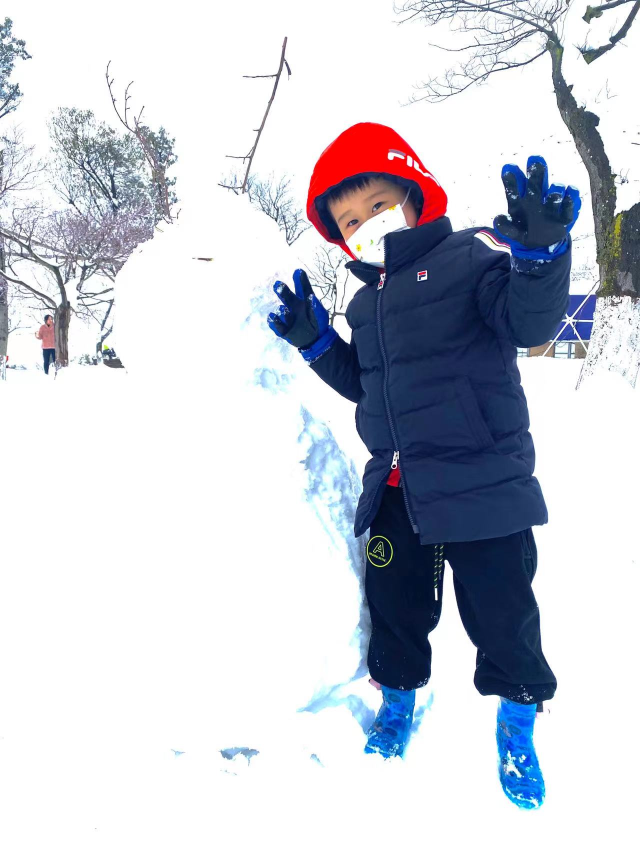
#> input picture work01/task2/yuanbao.jpg, 1280 x 1706 px, found by its file name (shown at 1/2 size)
$ jupyter execute --allow-errors Code.ipynb
#> lines starting #> are read from the running program, lines starting #| are printed output that depends on the picture
# Task1：图像读写
- 要求：

   （1）使用cv2库读取图像然后保存为灰度图像；

[cell 1]
import cv2
import numpy

[cell 2]
#读取图片
img=cv2.imread("C:\\Users\\LDH\\Desktop\\Test_1\\task1\\IMAGE.jpg")
cv2.imshow("IMAGE",img)

#> (a cell that did not finish here is left out)

[cell 4]
k = cv2.waitKey(0)
#> (key Esc is pressed here)
if k == 27:         # 按下esc时，退出
    cv2.destroyAllWindows()
elif k == ord('s'): # 按下s键时保存并退出
    cv2.imwrite('C:\\Users\\LDH\\Desktop\\Test_1\\Report\\image\\imgGray.jpg', imgGray)
    cv2.destroyAllWindows()

   （2）使用imageio库读取图像，然后保存为png和tiff格式；

[cell 5]
import numpy as np
from imageio.v2 import imread,imsave

#> (a cell that did not finish here is left out)

#> (a cell that did not finish here is left out)

   （3）使用PIL库读取图像转化为numpy数组格式，然后再转化回PIL格式，缩小为200x200大小后保存为bmp格式

[cell 8]
import numpy as np
from PIL import Image
import math

#> (a cell that did not finish here is left out)

[cell 10]
#numpy.array转PIL.Image
from PIL import Image
#> (the rest of this cell did not finish here and is left out)

# Task2：图像可视化

- 要求：

    编写python代码利用matplotlib库可视化图像以及对应的RGB三通道

[cell 11]
import matplotlib.image as image
import matplotlib.pyplot as plt

[cell 12]
# 1.利用matplotlib库可视化图像以及对应的RGB三通道
img = image.imread("C:\\Users\\LDH\\Desktop\\Test_1\\task2\\yuanbao.jpg")
#> img is the input picture: shape (1706, 1280, 3); mean R, G, B 201.4, 204.3, 213.2

print('img_shape',img.shape)     #读取数据的形状
#| img_shape (1706, 1280, 3)
print('img_size',img.size)       #读取数据的大小
#| img_size 6551040
print('img_dtype',img.dtype)     #读取数据的编码格式
#| img_dtype uint8
print('img',img)                 #打印img数据
#> (printed output is left out)
print('img_type',type(img))      #读取img的数据类型
#| img_type <class 'numpy.ndarray'>

r, g, b = cv2.split(img)    #通道分离
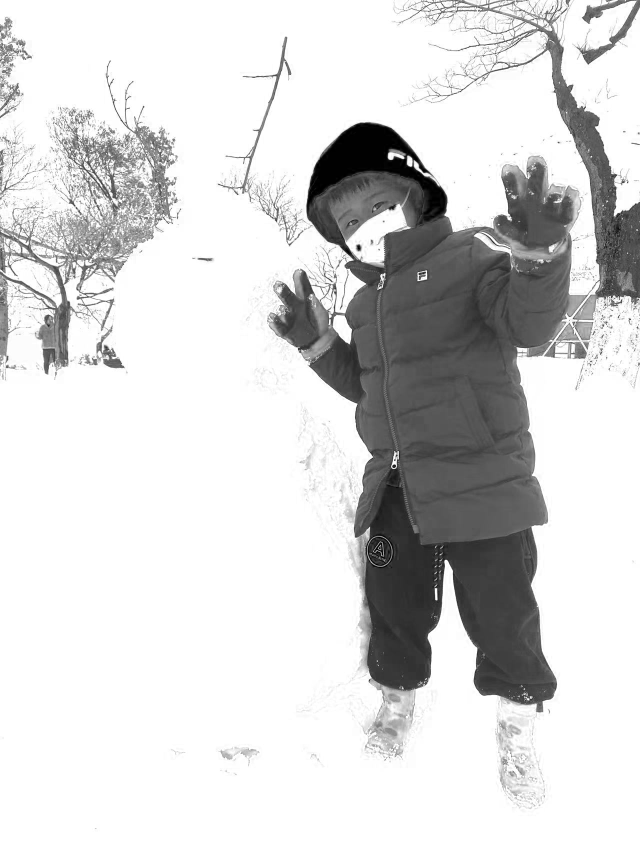
#> b: shape (1706, 1280) (shown at 1/2 size); min 0, max 255, mean 213.2
# print(img.shape[:2])
zeros = np.zeros(img.shape[:2],dtype='uint8')
merge_r = cv2.merge([r,zeros,zeros])
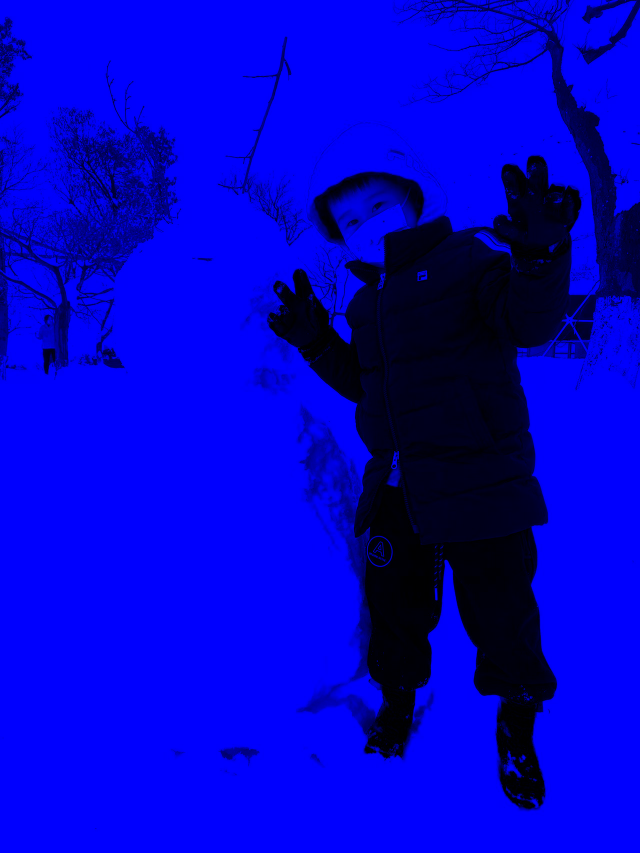
#> merge_r: shape (1706, 1280, 3) (shown at 1/2 size); mean of channels 0, 1, 2 201.4, 0, 0; drawn as B, G, R
merge_g = cv2.merge([zeros,g,zeros])
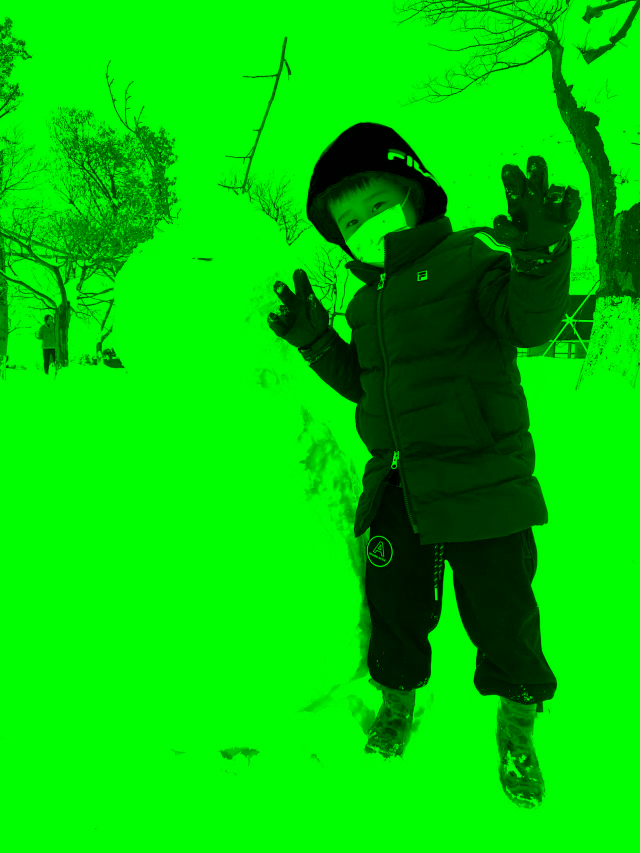
#> merge_g: shape (1706, 1280, 3) (shown at 1/2 size); mean of channels 0, 1, 2 0, 204.3, 0; drawn as B, G, R
merge_b = cv2.merge([zeros,zeros,b])
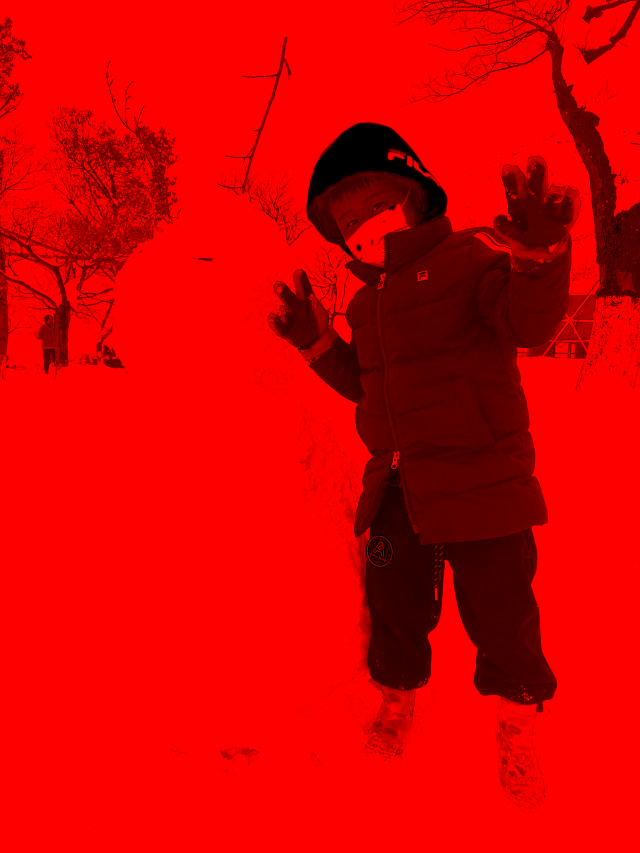
#> merge_b: shape (1706, 1280, 3) (shown at 1/2 size); mean of channels 0, 1, 2 0, 0, 213.2; drawn as B, G, R

plt.subplot(234);plt.imshow(merge_r)
plt.subplot(235);plt.imshow(merge_g)
plt.subplot(236);plt.imshow(merge_b)
plt.show()
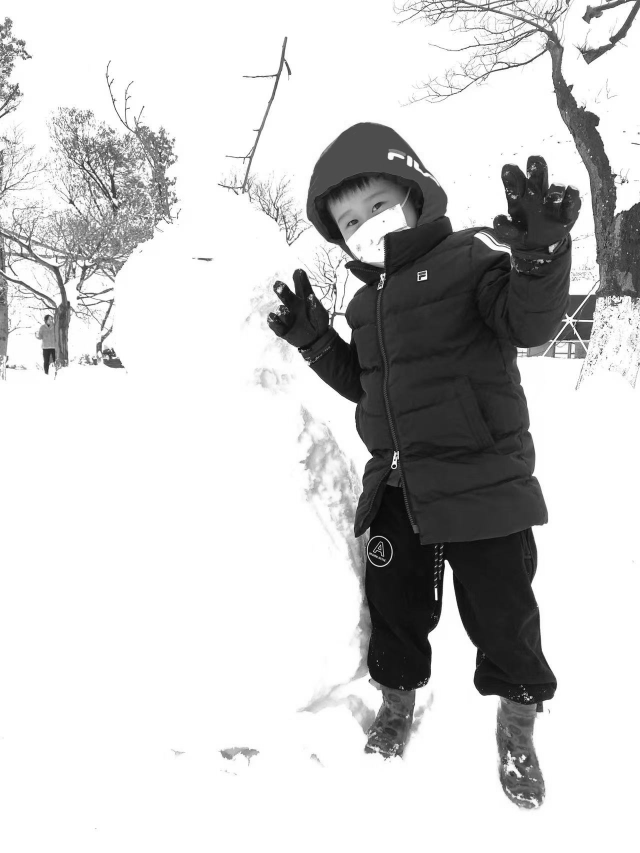
#> input picture work01/task3_operations/yuanbao.png, 1280 x 1706 px, found by its file name (shown at 1/2 size)
#> further down, img_original is the input picture: shape (1706, 1280) float32; min 0, max 1, mean 0.802

plt.imshow(img)
plt.show()

#  Task3：图像基本操作

- 要求：

    （1）在图像上加上随机高斯噪声（加法操作），并可视化。

[cell 13]
import numpy as np
import matplotlib.image as image
import matplotlib.pyplot as plt

[cell 14]
def gaussian_noise(img, mean=0.1, sigma=0.1):
    """
    添加高斯噪声
    :param img:原图
    :param mean:均值
    :param sigma:标准差 值越大，噪声越多
    :return:噪声处理后的图片
    """
#> called with mean = 0.1, sigma = 0.1
    img = np.asarray(img / 255, dtype=np.float32)  # 图片灰度标准化
#> img: shape (1706, 1280) float32
    noise = np.random.normal(mean, sigma, img.shape).astype(dtype=np.float32)  # 产生高斯噪声
    output = img + noise  # 将噪声和图片叠加
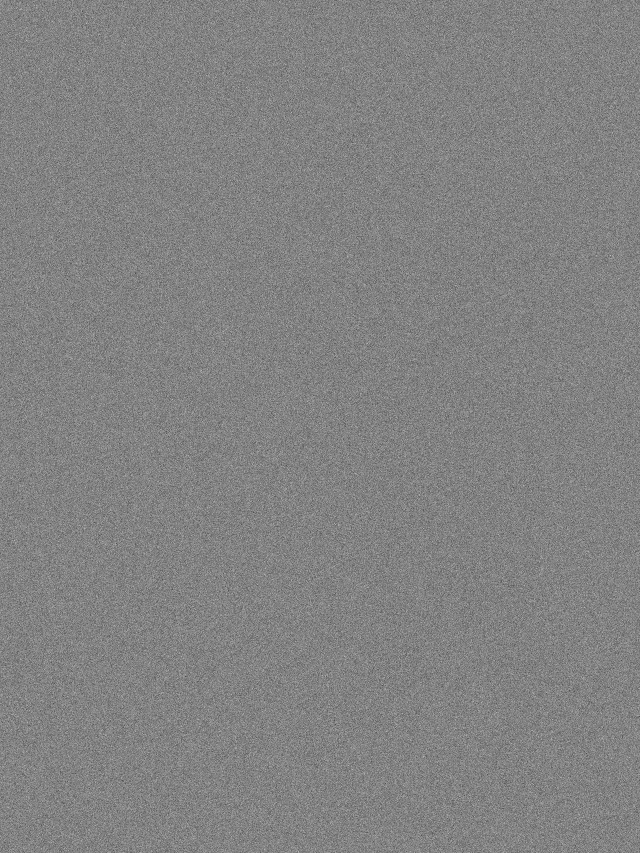
#> output: shape (1706, 1280) float32 (shown at 1/2 size); min -0.399, max 0.584, mean 0.103; drawn with min black and max white
    output = np.clip(output, 0, 1)
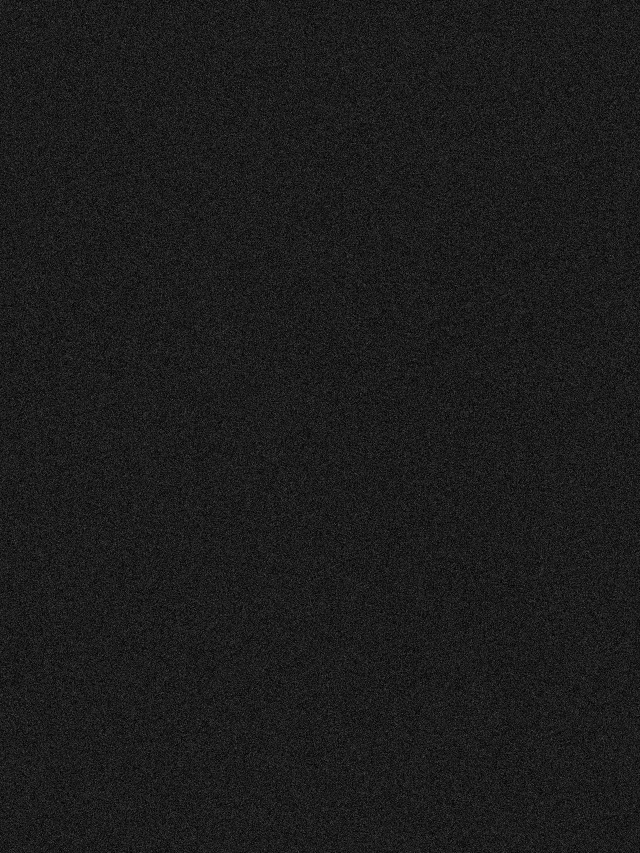
#> output: shape (1706, 1280) float32 (shown at 1/2 size); min 0, max 0.584, mean 0.111
    output = np.uint8(output * 255)
    return output

[cell 15]
img_original = image.imread("C:\\Users\\LDH\\Desktop\\Test_1\\task3_operations\\yuanbao.png")
img_gaussian = gaussian_noise(img_original)

# 可视化
plt.subplot(1, 2, 1)
plt.imshow(img_original)
plt.axis('off')
plt.subplot(1, 2, 2)
plt.imshow(img_gaussian)
plt.axis('off')

   （2）计算两张图像的差图（减法操作），并可视化

[cell 16]
img_diff = abs(img_original - img_gaussian)
plt.imshow(img_diff)
plt.axis('off')

   (3) 用不同方法计算两张合成图的并集区域

[cell 17]
# (1) 直接判断像素点 RGB 是否相同
img_same = (img_gaussian == img_original) * 255
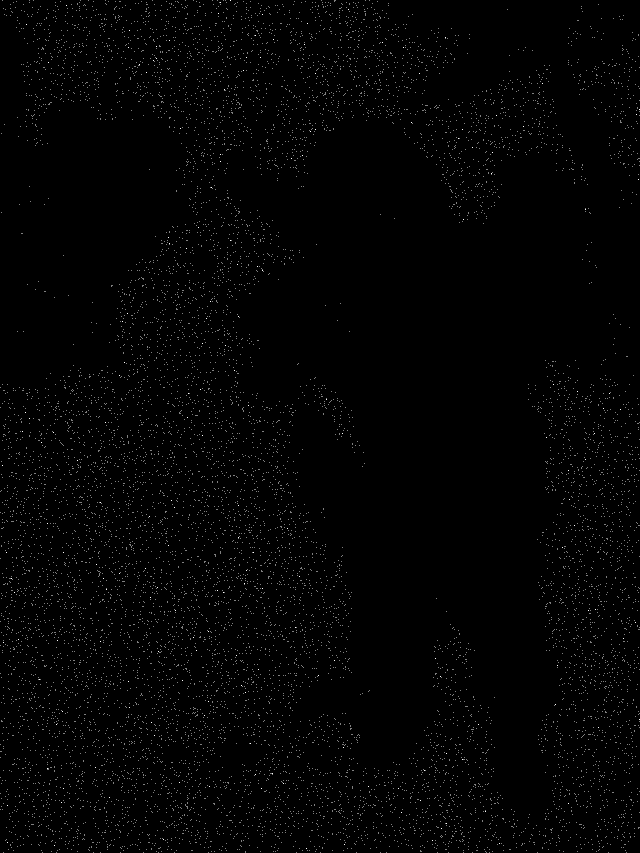
#> img_same: shape (1706, 1280) int64 (shown at 1/2 size); 0.57% white in thin lines or dots
plt.imshow(img_same)
plt.axis('off')

[cell 18]
# 2) 从差图入手, 先将不同部分去除(后景), 然后再去展开到 255
plt.imshow(np.array(img_diff / 255, dtype=int) * 255)
plt.axis('off')
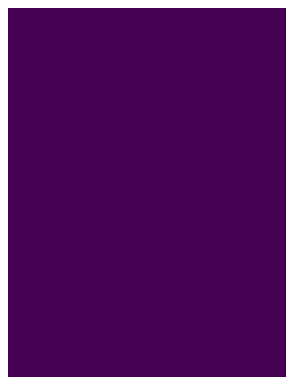
#> figure drawn by matplotlib, 1 panel
